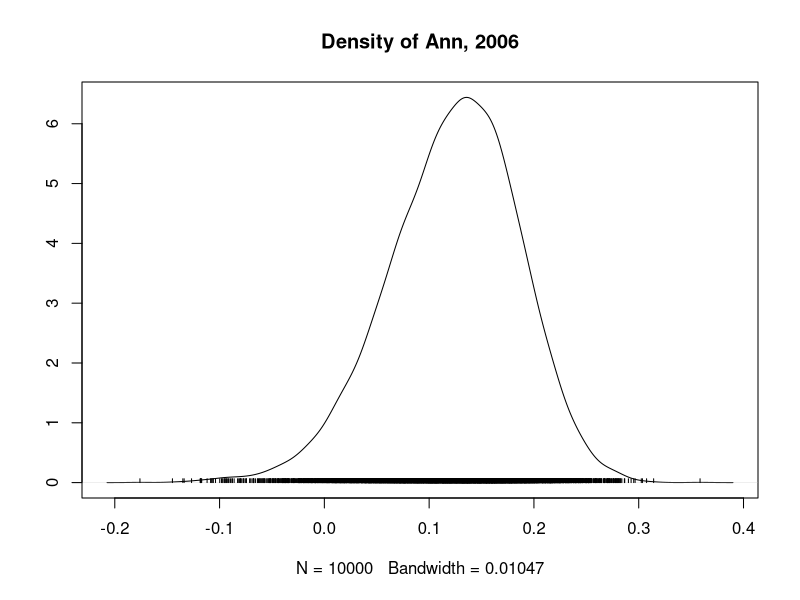
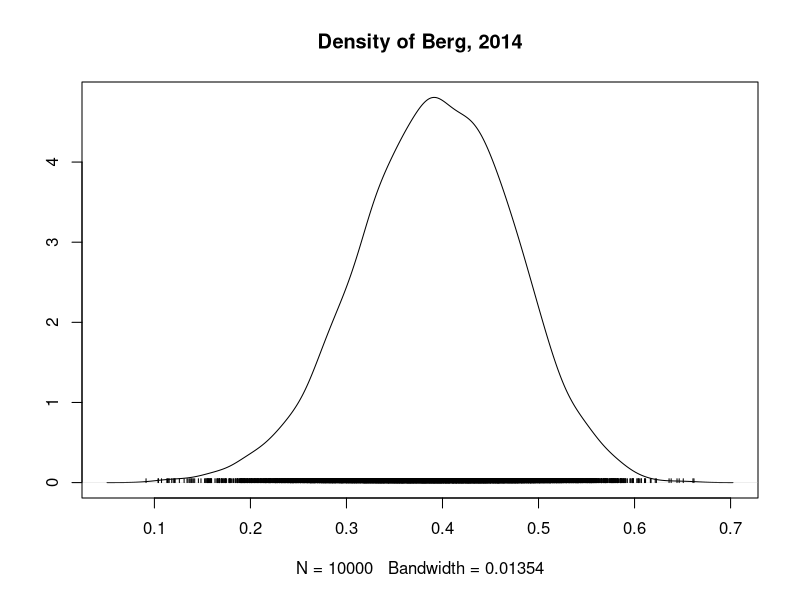
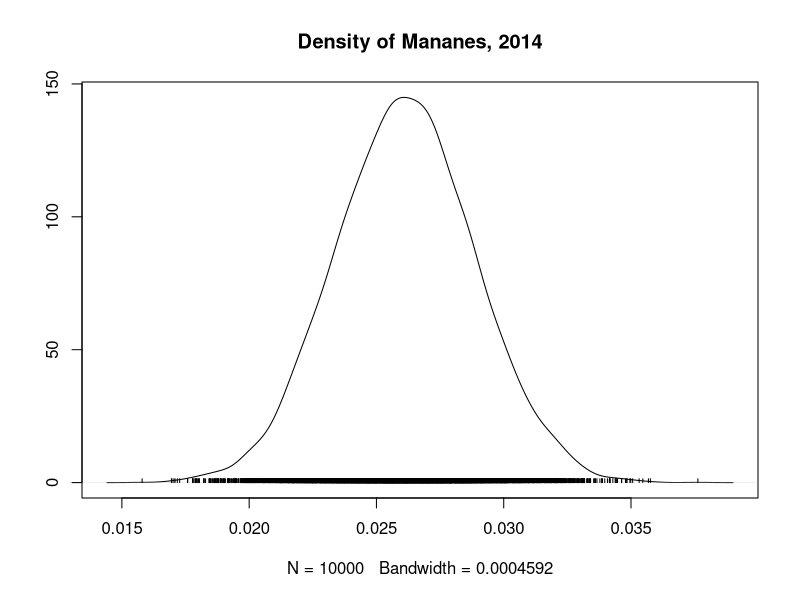
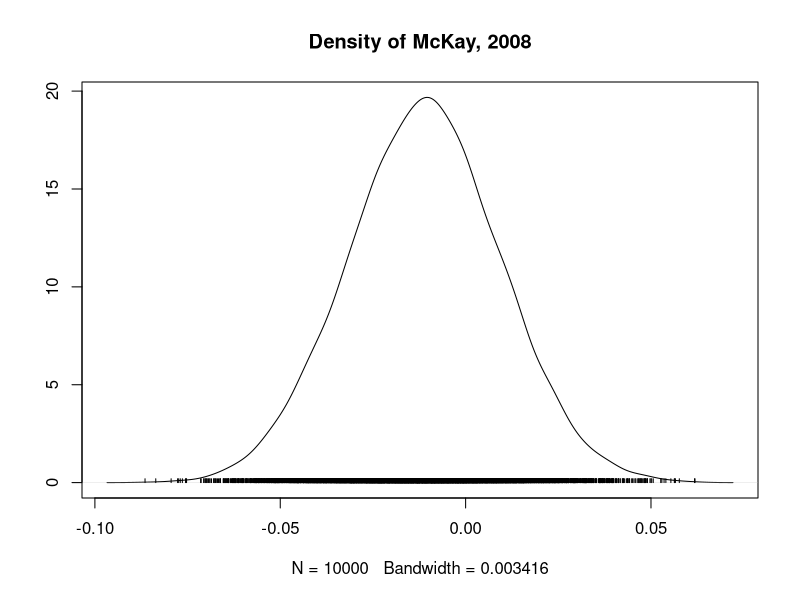
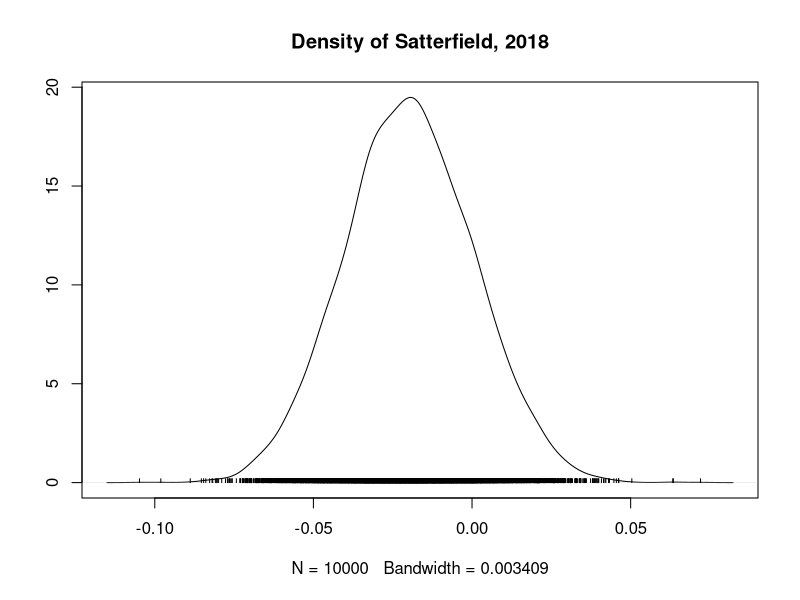
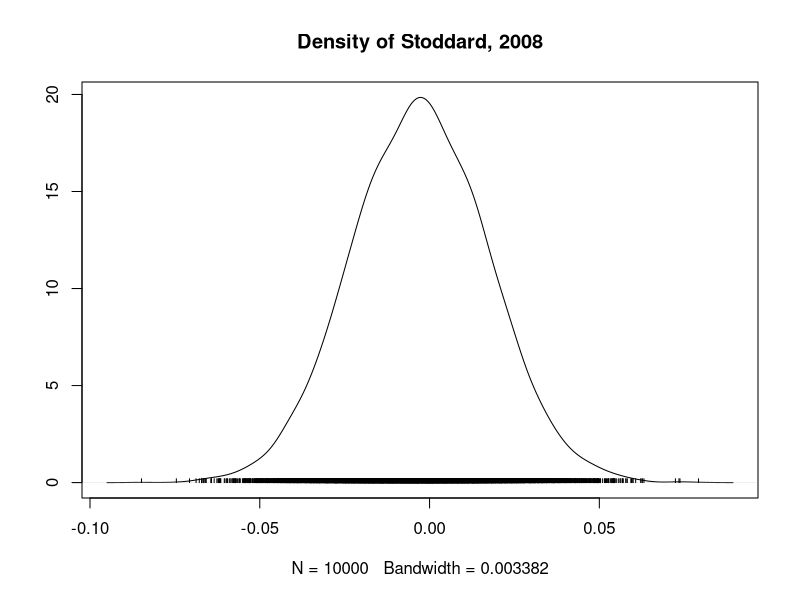
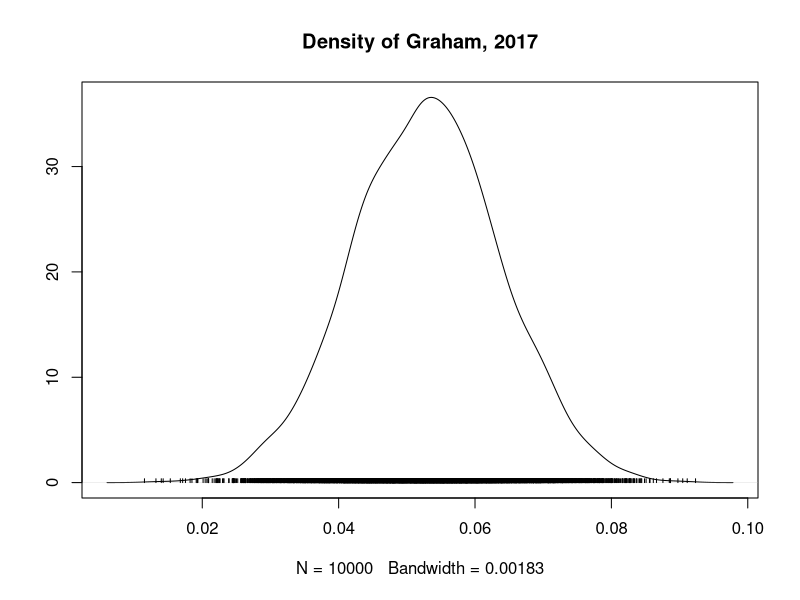
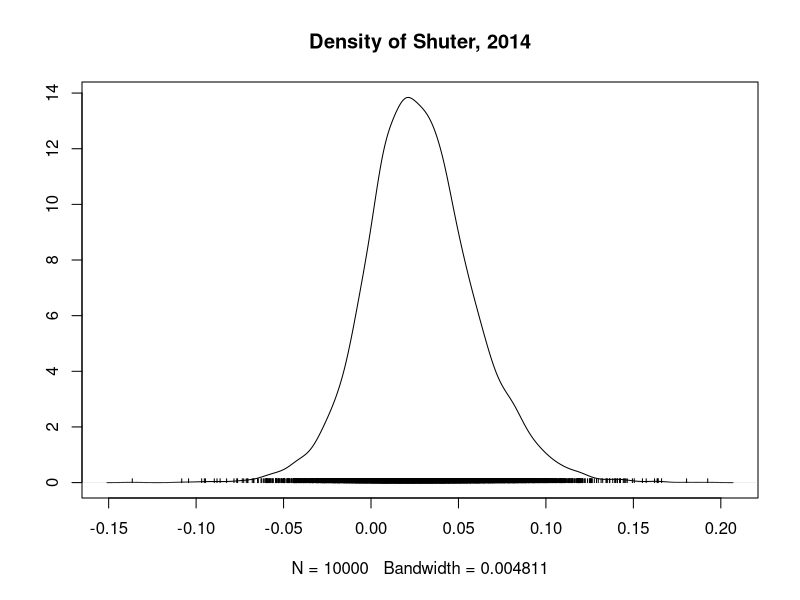

Here is the R script that generated these plots, in order:
################################################################################
#################______________________________________________#################
#################                                              #################
#################  Exemplo do REACT bayesiano para metanálise  #################
#################______________________________________________#################
#################                                              #################
################################################################################

# Carregando bibliotecas
library(dplyr)
library(ggplot2)
library(coda)

################################################################################
######################## Carregando dados de metanálise ########################
################################################################################

# Contexto: Estudo de aderência de pacientes a abordagens para combate ao fumo
## studlab: Referência do estudo realizado
## evente, eventc: Número de sucessos dos grupos de tratamento e controle
## ne, nc: Número de pacientes dos grupos de tratamento e controle
## mean: Estimativa pontual da diferença entre as médias dos grupos (e - c)
## study_class: Tipo do estudo
###             1 - Tecnologias de saúde com assistência computadorizada
###             2 - Adição do uso de fármacos ao tratamento
meta <- read.csv("Bayes REACT/meta.csv", header = T)
View(meta)


################################################################################
###################### Modelagem da diferença entre médias #####################
################################################################################

# Verossimilhança: Yi ~ Ber(theta)
# Priori: theta ~ Beta(a0, b0)
# Posteriori: theta | Y ~ Beta(sum(Yi) + a0, n - sum(Yi) + b0)
# Priori de Jeffreys: a0 = 1/2, b0 = 1/2

# Parâmetros da posteriori
alphae <- meta$evente + 1/2
betae <- meta$ne - meta$evente + 1/2
alphac <- meta$eventc + 1/2
betac <- meta$nc - meta$eventc + 1/2

# Simulação da posteriori da diff de médias via Monte Carlo
N <- 10000
diff_sim <- matrix(NA, ncol = dim(meta)[1], nrow = N)
colnames(diff_sim) <- meta$studlab

set.seed(42)
for(i in 1:dim(meta)[1]){
  diff_sim[,i] <- rbeta(N, alphae[i], betae[i]) - rbeta(N, alphac[i], betac[i])
}

diff_MC <- mcmc(diff_sim)

densplot(diff_MC)

HPD_int <- HPDinterval(diff_MC, prob = 0.95)
HPD_int #Que conclusão tomar? Tratamento difere do controle?


################################################################################
#################### REACT bayesiano a partir da medida NNT ####################
################################################################################

# NNT: Number Necessary to Treat, NNT = 1/[P(tratamento) - P(controle)]
## Número médio de pacientes para que tratamento se mostre melhor que controle
## Referência: https://thennt.com/nnt/varenicline-smoking-cessation/

NNT <- c(-10, 6)
# True positive: P(tratamento) - P(controle) > 1/6 
# True negative: P(tratamento) - P(controle) < -1/10


meta <- bind_cols(meta, HPD_int)

#Identificar decisão para cada caso
regiao <- colSums(
  apply(meta[c("lower", "upper")], 1, function(x) findInterval(1/NNT, x))
  )
cols <- ifelse(regiao %in% c(1,3), 1/2,
               ifelse(regiao %in% c(0,4), 1, 0))
cols <- factor(cols, levels = c(0, 1/2, 1),
               labels = c("Aceitar", "Agnóstico", "Rejeitar"))

meta_data <- data.frame(CIlower = meta$lower,
                        CIupper = meta$upper,
                        points = meta$mean,
                        color = cols,
                        study_class = factor(meta$study_class,
                                             levels = c(1,2),
                                             labels = c("Seguimento",
                                                        "Farmacoterapia")),
                        studlab = factor(meta$studlab,
                                         levels = rev(sort(unique(meta$studlab)))
                                         )
                        )

meta_data %>%
  ggplot(aes(y = studlab, col = color)) +
  geom_errorbarh(aes(xmin = CIlower, xmax = CIupper), height=.2) +
  geom_point(ggplot2::aes(x = points)) +
  geom_vline(xintercept = 0, linetype = "dashed") +
  annotate('rect', xmin = 1/NNT[1], xmax = 1/NNT[2], ymin = 0,
           ymax = nrow(meta_data), alpha=.2, fill='dodgerblue3') +
  scale_color_manual(values=c("Aceitar" = "darkgreen",
                                       "Agnóstico" = "goldenrod",
                                       "Rejeitar" = "darkred")) +
  theme_bw() +
  labs(title = "(Forest plot) REACT baseado no NNT",
                x = "Diferença de médias", y = "Estudo", color = "Decisão") +
  facet_grid(~study_class, scales="free")

################################################################################